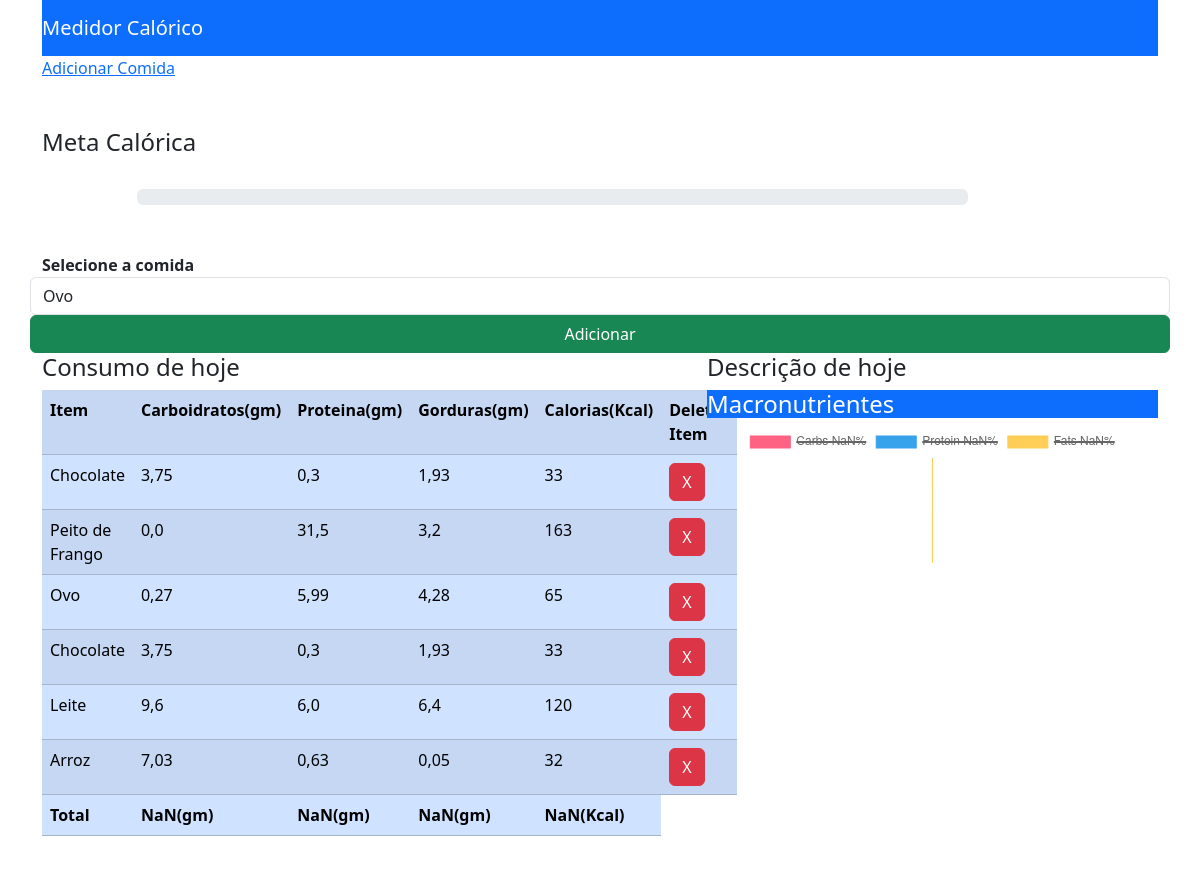
The app's page / (signed in) with its own data.
### nutrion/models.py (models this page shows)
class Consumed(models.Model):
    user = models.ForeignKey(User, on_delete=models.CASCADE)
    comida_consumida = models.ForeignKey(Food, on_delete=models.CASCADE)

class Food(models.Model):
    nome = models.CharField(max_length=100)
    carboidratos = models.FloatField()
    proteinas = models.FloatField()
    gorduras = models.FloatField()
    calorias = models.IntegerField()
    def __str__(self):
        return self.nome

### nutrion/views.py (the view)
# urls.py: path('', index, name='index'),
def index(request):
    if request.method == 'POST':
        comida_consumida = request.POST['comida_consumida']
        print(comida_consumida)
        consumo = Food.objects.get(nome=comida_consumida)
        user = request.user
        consumo = Consumed(user=user, comida_consumida=consumo)
        consumo.save()
        foods = Food.objects.all()
    else:
        foods = Food.objects.all()
    consumida_comida = Consumed.objects.filter(user=request.user)
    print(consumida_comida)
    return render(request, 'nutrion/index.html', {'foods': foods, 'consumida_comida': consumida_comida,})

### nutrion/templates/nutrion/index.html (shortened to what this page needs)
{% load bootstrap5 %}
<!DOCTYPE html>
<html lang="pt-br">
<head>
    {% bootstrap_css %}
</head>
<body>
    <div class="container">
        <div class="row">
            <div class="col-md-12">
                <nav class="navbar navbar-dark bg-primary">
                    <span class="navbar-brand">Medidor Calórico</span>
                </nav>
            </div>
        </div>
        <a href="{% url 'adicionar_comida' %}">Adicionar Comida</a>
        <br><br><br>
        <h4>Meta Calórica</h4>
        <br>
        <div class="row">
            <div class="col-md-9 offset-1">
                <div class="progress">
                </div>
            </div>
        </div>
        <br><br>
        <div class="row">
            <div class="col-md-12">
                    <form method="POST">
                        <div class="form-group row">
                            <label class="col-md-2">
                                <b>Selecione a comida</b>
                            </label>
                            <select class="col-md-6 form-control" name="comida_consumida" id="comida_consumida">
                                    {% for food in foods %}
                                     <option value="{{food.nome}}">
                                        {{food}}</option>
                                    {% endfor %}
                            </select>
                            <button class="btn btn-success" type="submit">Adicionar</button>
                        </div>
                    </form>
            </div>
        </div>
        <div class="row">
            <div class="col-md-7">
                <div >
                    <h4> Consumo de hoje</h4>
                </div>
                <table id="table" class="table table-striped table-primary">
                    <tr class="bg-primary text-white">
                        <th>Item</th>
                        <th>Carboidratos(gm)</th>
                        <th>Proteina(gm)</th>
                        <th>Gorduras(gm)</th>
                        <th>Calorias(Kcal)</th>
                        <th>Deletar Item</th>
                    </tr>
                            {% for c in consumida_comida %}
                            <tr>
                                <td>{{c.comida_consumida.nome}}</td>
                                <td>{{c.comida_consumida.carboidratos}}</td>
                                <td>{{c.comida_consumida.proteinas}}</td>
                                <td>{{c.comida_consumida.gorduras}}</td>
                                <td>{{c.comida_consumida.calorias}}</td>
                                <td><a class="btn btn-danger" href="{% url 'delete' c.id %}">X</a></td>
                            </tr>
                            {% endfor %}
                            <tr>
                                <td id="name"><b>Total</b></td>
                                <td id="totalCarbs"><b></b></td>
                                <td id="totalProtien"><b></b></td>
                                <td id="totalFats"><b></b></td>
                                <td id="totalCalories"><b></b></td>
                            </tr>
                </table>
            </div>
            <div class="col-md-5 ">
                <div class="">
                    <h4>Descrição de hoje</h4>
                </div>
                <div class="card-header text-white bg-primary">
                    <h4>Macronutrientes</h4>
                </div>
                <div class="col-md-12">
                    <canvas id="myChart" width="400" height="400"></canvas>
                </div>
            </div>
        </div>
    </div>
</body>
<script>
var table = document.getElementById("table");
var carbs=0,protein=0,fats=0,calories=0;
for(var i=1;i<table.rows.length-1;i++){
    console.log(table.rows[i].cells[1].innerHTML);
    carbs +=parseFloat(table.rows[i].cells[1].innerHTML);
    carbs = Math.round(carbs);
    protein+= parseFloat(table.rows[i].cells[2].innerHTML);
    protein = Math.round(protein)
    fats+= parseFloat(table.rows[i].cells[3].innerHTML);
    fats = Math.round(fats);
    calories+= parseFloat(table.rows[i].cells[4].innerHTML);
    calories = Math.round(calories);
}
console.log(fats);
document.getElementById("totalCarbs").innerHTML = '<b>' + carbs+'(gm)</b>';
document.getElementById("totalProtien").innerHTML ='<b>' + protein+'(gm)</b>';
document.getElementById("totalFats").innerHTML = '<b>' +fats+'(gm)</b>';
document.getElementById("totalCalories").innerHTML = '<b>' +calories+'(Kcal)</b>';
var calPer = (calories/2000) *100;
document.getElementsByClassName("progress-bar")[0].setAttribute("style","width:"+calPer+"%");
var total  = carbs+protein+fats;
var carbsP = Math.round((carbs/total)*100);
var protienP = Math.round((protein/total)*100);
var fatsP = Math.round((fats/total)*100);
var ctx = document.getElementById('myChart').getContext('2d');
var myChart = new Chart(ctx, {
type: 'doughnut',
data: {
    labels: ['Carbs '+carbsP+'%', 'Protein '+protienP+'%', 'Fats '+fatsP+'%'],
    datasets: [{
        label: '# of Votes',
        data: [carbsP, protienP, fatsP],
        backgroundColor: [
            'rgba(255, 99, 132, 1)',
            'rgba(54, 162, 235, 1)',
            'rgba(255, 206, 86, 1)',
        ],
        borderColor: [
            'rgba(255, 99, 132, 1)',
            'rgba(54, 162, 235, 1)',
            'rgba(255, 206, 86, 1)',
        ],
        borderWidth: 1
    }]
},
});
</script>
</html>

### records on screen
Consumed: comida_consumida.nome "Chocolate", comida_consumida.carboidratos "3,75", comida_consumida.proteinas "0,3", comida_consumida.gorduras "1,93", comida_consumida.calorias "33"
Consumed: comida_consumida.nome "Peito de Frango", comida_consumida.carboidratos "0,0", comida_consumida.proteinas "31,5", comida_consumida.gorduras "3,2", comida_consumida.calorias "163"
Consumed: comida_consumida.nome "Ovo", comida_consumida.carboidratos "0,27", comida_consumida.proteinas "5,99", comida_consumida.gorduras "4,28", comida_consumida.calorias "65"
Consumed: comida_consumida.nome "Chocolate", comida_consumida.carboidratos "3,75", comida_consumida.proteinas "0,3", comida_consumida.gorduras "1,93", comida_consumida.calorias "33"
Consumed: comida_consumida.nome "Leite", comida_consumida.carboidratos "9,6", comida_consumida.proteinas "6,0", comida_consumida.gorduras "6,4", comida_consumida.calorias "120"
Consumed: comida_consumida.nome "Arroz", comida_consumida.carboidratos "7,03", comida_consumida.proteinas "0,63", comida_consumida.gorduras "0,05", comida_consumida.calorias "32"

### other values on screen
form field comida_consumida "Ovo"
